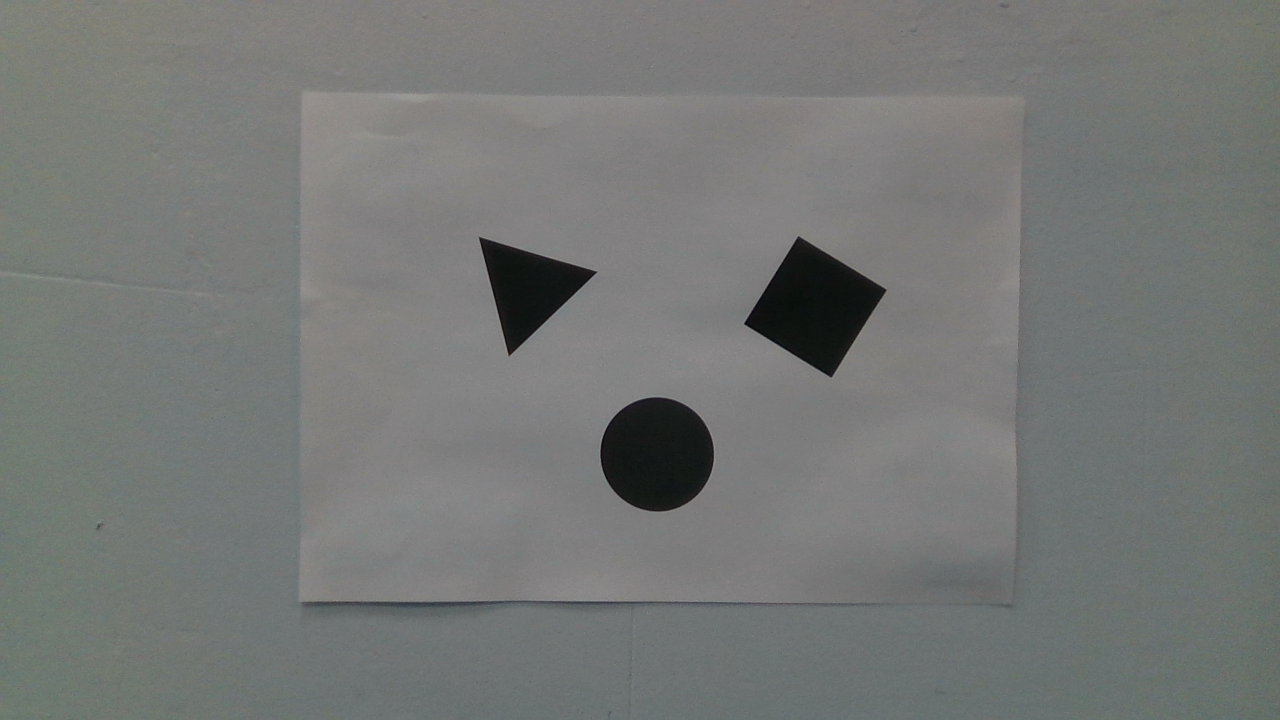
#> input picture lib/png_image.png, 1280 x 720 px
$ python ShapeDetector.py
#> lines starting #> are read from the running program, lines starting #| are printed output that depends on the picture; after the words box and inside, x2 and y2 are one past the last pixel; in counts of white or black regions, pixels touching at a corner belong together
import json
import cv2
import numpy as np

img = cv2.imread('lib/png_image.png')
#> img is the input picture: shape (720, 1280, 3); mean B, G, R 117.4, 119.3, 116.9
with open("lib/camera_intrinsics.json", "r") as f:
#> (reads lib/camera_intrinsics.json from the repository)
    data = json.load(f)
h_focal_length = data["ffx"]
real_world_distance = 380

img_gray = cv2.cvtColor(img, cv2.COLOR_BGR2GRAY)
_, threshold = cv2.threshold(img_gray, 50, 255, cv2.CHAIN_APPROX_NONE)
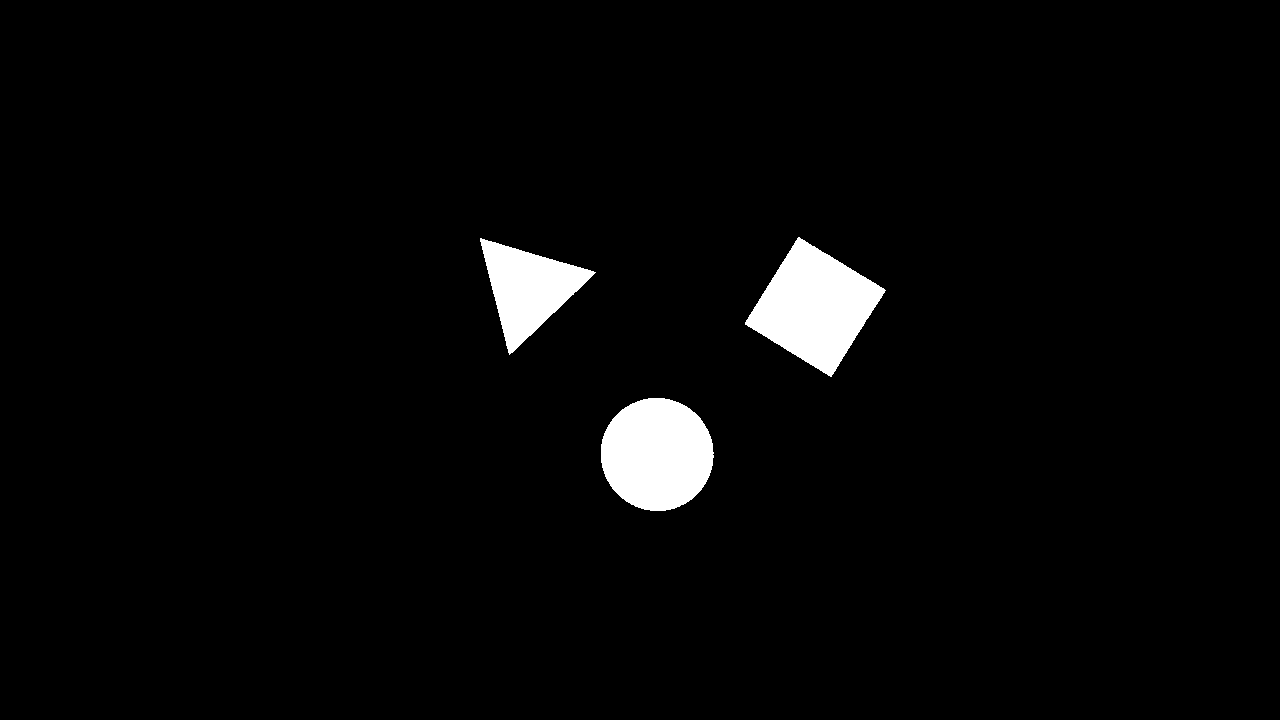
#> threshold: shape (720, 1280); 2.9% white; 3 white regions
contours, _ = cv2.findContours(threshold, cv2.RETR_TREE, cv2.CHAIN_APPROX_NONE)
#> contours = 3 contours; box (x1, y1, x2, y2) and area: (745, 237, 886, 377) 10341, (601, 398, 714, 511) 9866, (480, 238, 596, 355) 6234


def calc_triangle():
    x = approx.ravel()[0]
    y = approx.ravel()[1]
    vec1 = np.array([approx[0][0][0] - approx[1][0][0], approx[0][0][1] - approx[1][0][1]])
    vec2 = np.array([approx[2][0][0] - approx[1][0][0], approx[2][0][1] - approx[1][0][1]])
    cosine_angle = np.dot(vec1, vec2) / (np.linalg.norm(vec1) * np.linalg.norm(vec2))
    angle = np.degrees(np.arccos(cosine_angle))
    angle = int(np.around(angle))
    cv2.putText(img, "Triangle angle is " + str(angle), (x, y), cv2.FONT_HERSHEY_COMPLEX, 0.5, (255, 0, 0))


def calc_four_angle():
    x, y, w, h = cv2.boundingRect(approx)
    aspect_ratio = float(w) / h
    side_length = max(w, h)
    size_in_mm = (side_length * real_world_distance) / h_focal_length
    size_in_mm = int(np.round(size_in_mm))
    if 0.95 <= aspect_ratio < 1.05:
        cv2.putText(img, "square side length is " + str(size_in_mm) + "mm", (x, y),
                    cv2.FONT_HERSHEY_COMPLEX, 0.5, (255, 0, 0))
    else:
        cv2.putText(img, "rectangle side length is " + str(side_length) + "mm", (x, y),
                    cv2.FONT_HERSHEY_COMPLEX, 0.5, (255, 0, 0))


def calc_circle():
    (x, y), radius = cv2.minEnclosingCircle(approx)
    radius_mm = (radius * real_world_distance) / h_focal_length
    radius_mm = int(np.round(radius_mm))
    cv2.putText(img, "circle radius is " + str(radius_mm) + "mm",
                (int(x), int(y + radius_mm * 3)), cv2.FONT_HERSHEY_COMPLEX, 0.5, (255, 0, 0), 1)


for contour in contours:
    approx = cv2.approxPolyDP(contour, 0.01 * cv2.arcLength(contour, True), True)
    cv2.drawContours(img, [approx], 0, (0, 255, 255), 2)
    if len(approx) == 3:
        calc_triangle()
    elif len(approx) == 4:
        calc_four_angle()
    else:
        calc_circle()
#> this loop made 3 passes
#> (radius in calc_circle, radius_mm in calc_circle) on pass 1: (56.66, 24)
#> (approx, vec1 in calc_triangle, vec2 in calc_triangle, cosine_angle in calc_triangle, angle in calc_triangle) on pass 2: ([[480, 238], [509, 354], [595, 272]], [-29, -116], [86, -82], 0.494, 60)
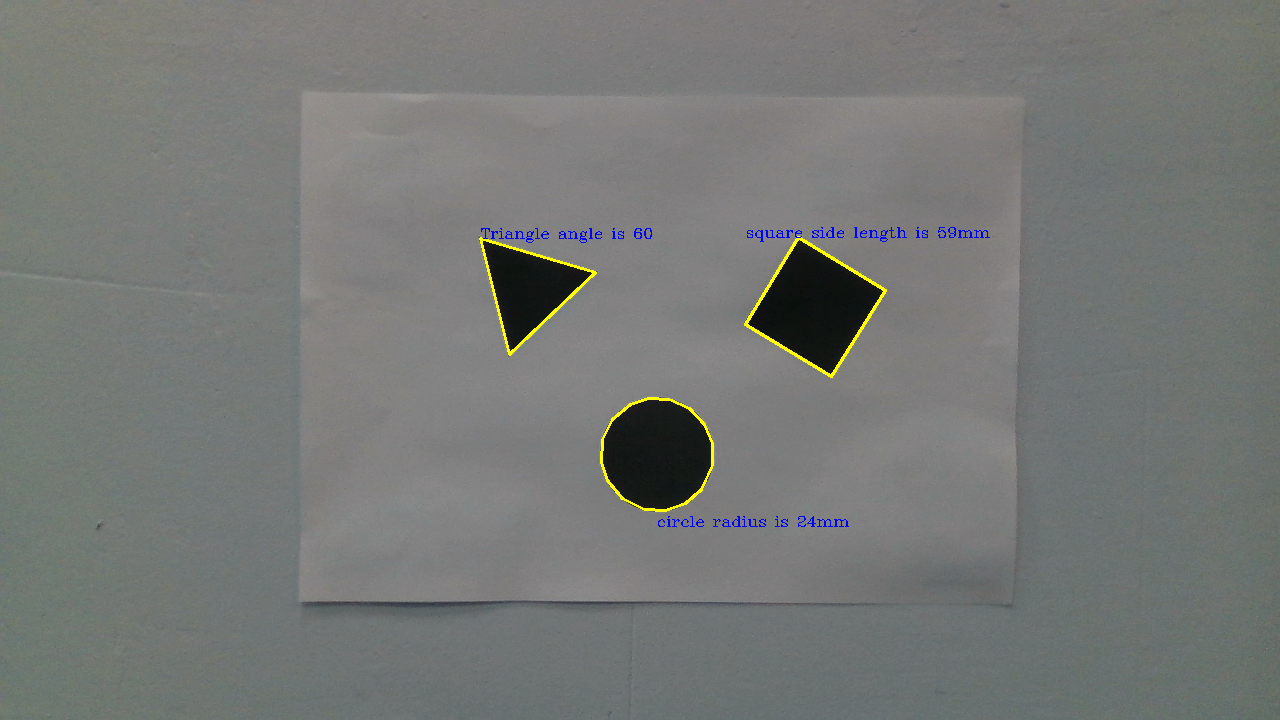
#> img: shape (720, 1280, 3); 0.55% of pixels changed, all inside (x1, y1, x2, y2) = (479, 227, 990, 527)

cv2.putText(img, "Total shapes found: " + str(len(contours)), (10, 700), cv2.FONT_HERSHEY_COMPLEX, 1, (255, 0, 0), 1)
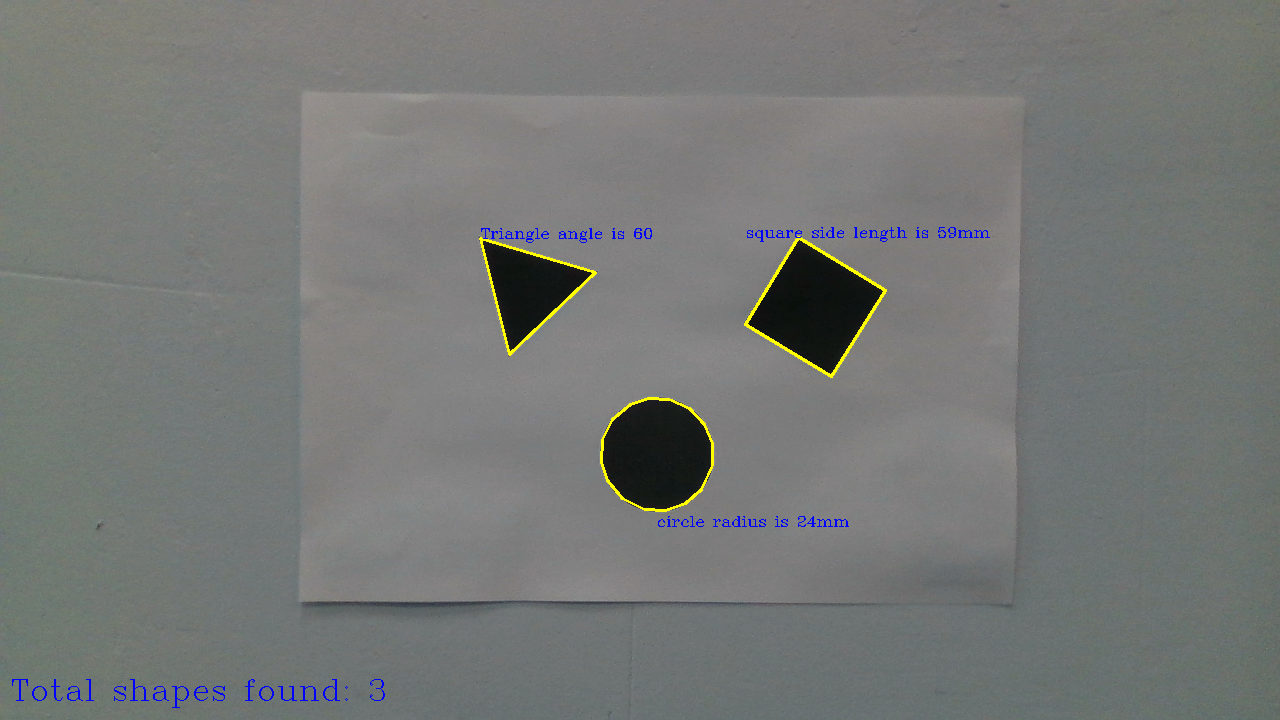
#> img: shape (720, 1280, 3); 0.13% of pixels changed, all inside (x1, y1, x2, y2) = (12, 679, 385, 708)
cv2.imshow('detected_shapes', img)
cv2.waitKey(0)
cv2.destroyAllWindows()
